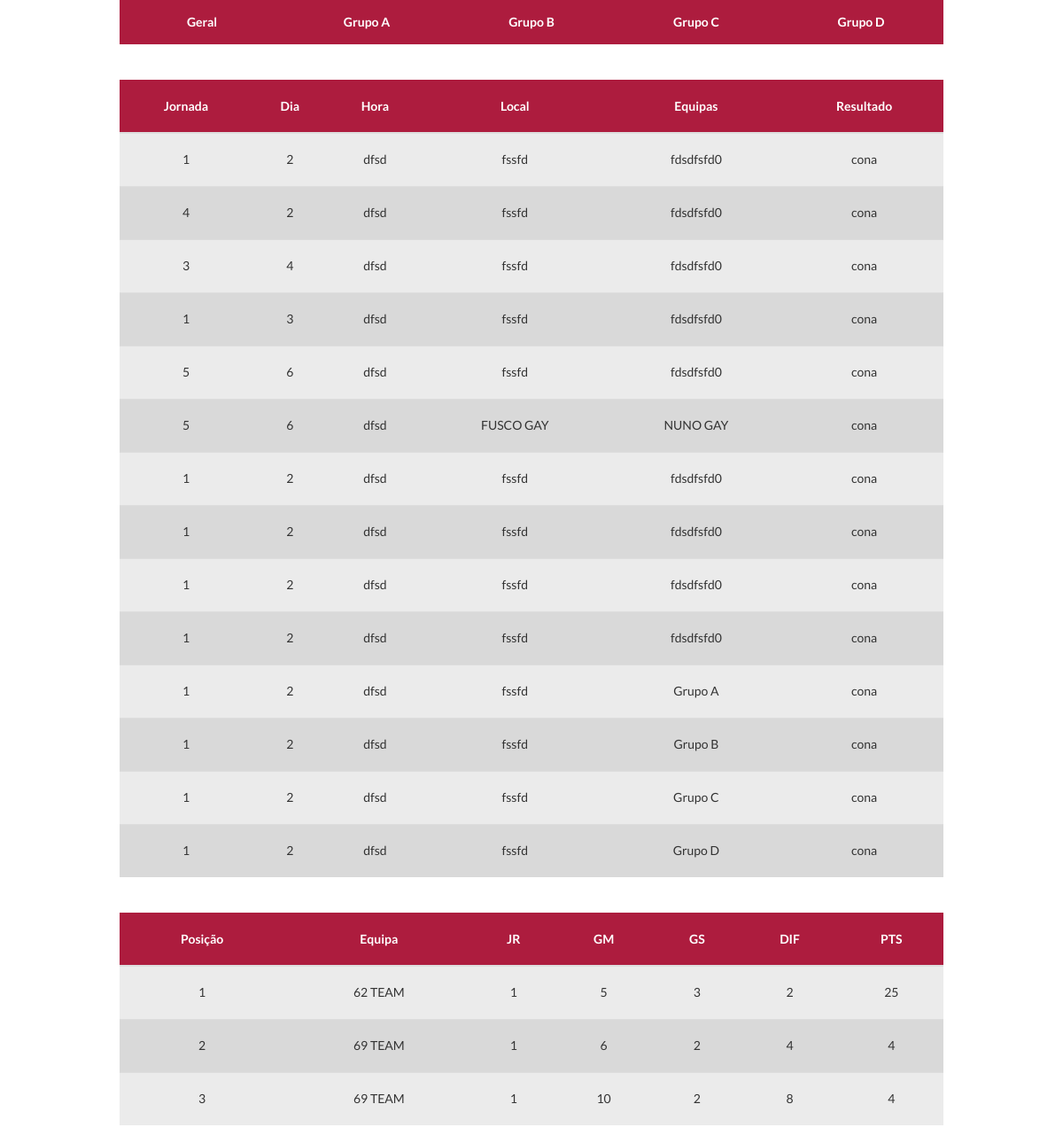
The page /index.php/calendario on the database its author committed.
### tables this page shows
CREATE TABLE `grupos` (
  `id` int(11) NOT NULL AUTO_INCREMENT,
  `nome` text,
  PRIMARY KEY (`id`)
);

CREATE TABLE `calendario` (
  `jornada` int(11) DEFAULT NULL,
  `dia` int(11) DEFAULT NULL,
  `hora` text,
  `local` text,
  `equipas` text,
  `resultado` text,
  `grupo` int(11) DEFAULT NULL
);

CREATE TABLE `equipas` (
  `id` int(11) NOT NULL AUTO_INCREMENT,
  `nome` text,
  `pontos` int(11) DEFAULT NULL,
  `jr` int(11) DEFAULT NULL,
  `gm` int(11) DEFAULT NULL,
  `gs` int(11) DEFAULT NULL,
  `grupo` int(11) DEFAULT NULL,
  PRIMARY KEY (`id`)
);

### application/controllers/Calendario.php (called while the page is built, shortened)
<?php
class Calendario extends CI_Controller {
	public function __construct()
	{
		$this->load->model('calendario_model');
	}
	public function index()
	{
		$data['jogos'] = $this->calendario_model->getJogos();
		$data['equipas'] = $this->calendario_model->getEquipas();
		$data['grupos'] = $this->calendario_model->getGrupos();
		$this->load->view('template/header', $data);
		$this->load->view('calendario');
		$this->load->view('template/footer');
	}
}

### index.php (called while the page is built, shortened)
<?php
require_once BASEPATH.'core/CodeIgniter.php';

### application/models/Calendario_model.php (called while the page is built, shortened)
<?php
class Calendario_model extends CI_Model {
	public function getJogos()
	{
		$query = $this->db->get('calendario');
		return $query->result_array();
	}
	public function getEquipas(){
		$query = $this->db->select('nome, pontos, jr, gm, gs')
		->from('equipas')
		->order_by('pontos', 'DESC')
		->get();
		return $query->result_array();
	}
	public function getGrupos(){
		$query = $this->db->get('grupos');
		return $query->result_array();
	}
}

### application/views/calendario.php (the view, shortened to what this page needs)
<body>
	<div class="container">
		<div class="btn-group btn-group-justified" role="group">
			<div class="btn-group" role="group">
				<a href="<?php echo base_url()?>index.php/calendario/index"><button type="button" class="btn botaoGrupos">Geral</button></a>
			</div>
			<?php
			$grupo = 1;
			foreach ($grupos as $grupos): ?>
			<div class="btn-group" role="group">
				<a href="<?php echo base_url()?>index.php/calendario/grupos/<?php echo ($grupo) ?>"><button type="button" class="btn botaoGrupos"><?php echo ($grupos['nome']); ?></button></a>
			</div>
			<?php $grupo ++; endforeach; ?>
		</div>
		<div class="table-responsive">
			<table class="table">
				<table class="table tabela-riscada">
					<thead>
						<tr>
							<th>Jornada</th>
							<th>Dia</th>
							<th>Hora</th>
							<th>Local</th>
							<th>Equipas</th>
							<th>Resultado</th>
						</tr>
					</thead>
					<tbody>
						<?php
						foreach($jogos as $jogos): ?>
						<tr>
							<td><?php echo $jogos['jornada']; ?></td>
							<td><?php echo $jogos['dia']; ?></td>
							<td><?php echo $jogos['hora']; ?></td>
							<td><?php echo $jogos['local']; ?></td>
							<td><?php echo $jogos['equipas']; ?></td>
							<td><?php echo $jogos['resultado']; ?></td>
						</tr>
					<?php endforeach; ?>
				</tbody>
			</table>
		</div>
		<div class="table-responsive">
			<table class="table">
				<table class="table tabela-riscada">
					<thead>
						<tr>
							<th>Posição</th>
							<th>Equipa</th>
							<th>JR</th>
							<th>GM</th>
							<th>GS</th>
							<th>DIF</th>
							<th>PTS</th>
						</tr>
					</thead>
					<tbody>
						<?php
						$posicao = 1;
						foreach($equipas as $equipas): ?>
						<tr>
							<td><?php echo($posicao); $posicao ++;?></td>
							<td><?php echo $equipas['nome']; ?></td>
							<td><?php echo $equipas['jr']; ?></td>
							<td><?php echo $equipas['gm']; ?></td>
							<td><?php echo $equipas['gs']; ?></td>
							<td><?php echo ($equipas['gm'] - $equipas['gs']); ?></td>
							<td><?php echo $equipas['pontos']; ?></td>
						</tr>
					<?php endforeach; ?>
				</tbody>
			</table>
		</div>
	</div>
</body>

### application/views/template/header.php (shortened to what this page needs)
?><!DOCTYPE html>
<html lang="en">
<head>
	<link href="<?php echo base_url()?>assets/css/bootstrap.css" rel="stylesheet">
	<link href="<?php echo base_url()?>assets/css/custom.css" rel="stylesheet">
</head>
<body>

### application/views/template/footer.php (shortened to what this page needs)
</body>
</html>

### assets/css/custom.css (style rules this page uses)
body { font-family: 'Lato', sans-serif; background-image: url("../imgs/bg-grande.png"); background-size: cover; }
.container { padding-right: 10%; padding-left: 10%; margin-right: auto; margin-left: auto; }
.botaoGrupos { background-color: #AD1C3E; color: white; font-weight: bold; border: none; height: 50px; border-radius: 0px; margin-bottom: 20px; }
.tabela-riscada { vertical-align: middle; text-align: center; height: 60px; border: 0px; }
.tabela-riscada > tbody > tr > td { vertical-align: middle; height: 60px; }
.tabela-riscada > thead > tr > th { height: 60px; background-color: #AD1C3E; color:white; vertical-align: middle; text-align: center; }
.tabela-riscada > tbody > tr:nth-of-type(odd) { background-color: #EBEBEB; }
.tabela-riscada > tbody > tr:nth-of-type(even) { background-color: #D9D9D9; }

### rows shown on the page
grupos: nome "Grupo A"
grupos: nome "Grupo B"
grupos: nome "Grupo C"
grupos: nome "Grupo D"
calendario: jornada "1", dia "2", hora "dfsd", local "fssfd", equipas "fdsdfsfd0", resultado "cona"
calendario: jornada "4", dia "2", hora "dfsd", local "fssfd", equipas "fdsdfsfd0", resultado "cona"
calendario: jornada "3", dia "4", hora "dfsd", local "fssfd", equipas "fdsdfsfd0", resultado "cona"
calendario: jornada "1", dia "3", hora "dfsd", local "fssfd", equipas "fdsdfsfd0", resultado "cona"
calendario: jornada "5", dia "6", hora "dfsd", local "fssfd", equipas "fdsdfsfd0", resultado "cona"
calendario: jornada "5", dia "6", hora "dfsd", local "FUSCO GAY", equipas "NUNO GAY", resultado "cona"
calendario: jornada "1", dia "2", hora "dfsd", local "fssfd", equipas "fdsdfsfd0", resultado "cona"
calendario: jornada "1", dia "2", hora "dfsd", local "fssfd", equipas "fdsdfsfd0", resultado "cona"
calendario: jornada "1", dia "2", hora "dfsd", local "fssfd", equipas "fdsdfsfd0", resultado "cona"
calendario: jornada "1", dia "2", hora "dfsd", local "fssfd", equipas "fdsdfsfd0", resultado "cona"
calendario: jornada "1", dia "2", hora "dfsd", local "fssfd", equipas "Grupo A", resultado "cona"
calendario: jornada "1", dia "2", hora "dfsd", local "fssfd", equipas "Grupo B", resultado "cona"
calendario: jornada "1", dia "2", hora "dfsd", local "fssfd", equipas "Grupo C", resultado "cona"
calendario: jornada "1", dia "2", hora "dfsd", local "fssfd", equipas "Grupo D", resultado "cona"
equipas: nome "62 TEAM", jr "1", gm "5", gs "3", $equipas['gm'] - $equipas['gs'] "2", pontos "25"
equipas: nome "69 TEAM", jr "1", gm "6", gs "2", $equipas['gm'] - $equipas['gs'] "4", pontos "4"
equipas: nome "69 TEAM", jr "1", gm "10", gs "2", $equipas['gm'] - $equipas['gs'] "8", pontos "4"
